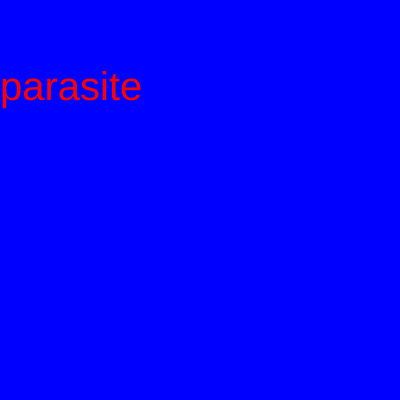
Frame 1 (no input)
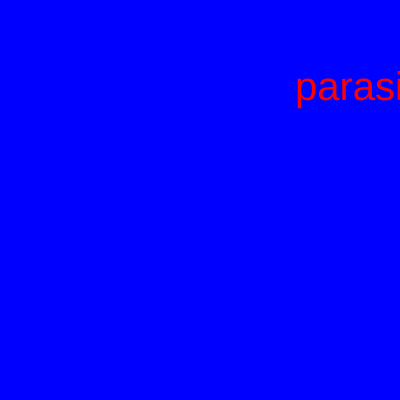
Frame 60 (no input)
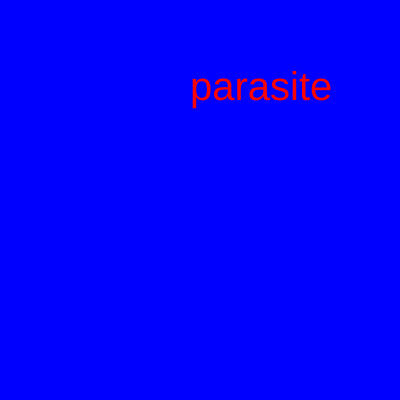
Frame 120 (the mouse pressed at the canvas centre since frame 60)

The p5.js sketch that drew these frames (run headless with seeded random() and noise() and a simulated clock; from frame 60 on, the mouse is pressed at the canvas centre):

// p5.js sketch
// ── sketch.js
var x= 0;

function setup() {
createCanvas(400,400)


}

function draw() {
  background('blue');
  //rect (x,100,100,100);
  fill ('red');
textSize(40);
  text ("parasite",x,100);
  x=x+5;
  if (x> width) {
    x= 0 ;
  }



}
